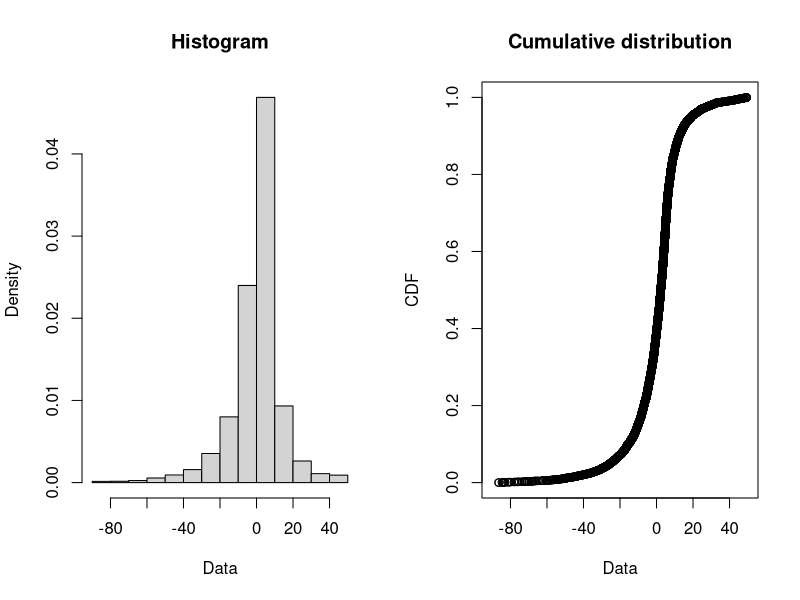
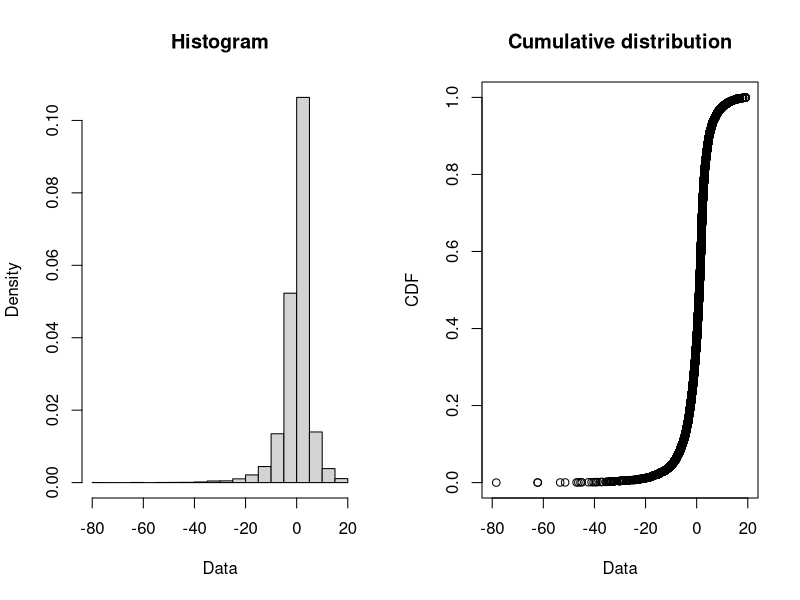
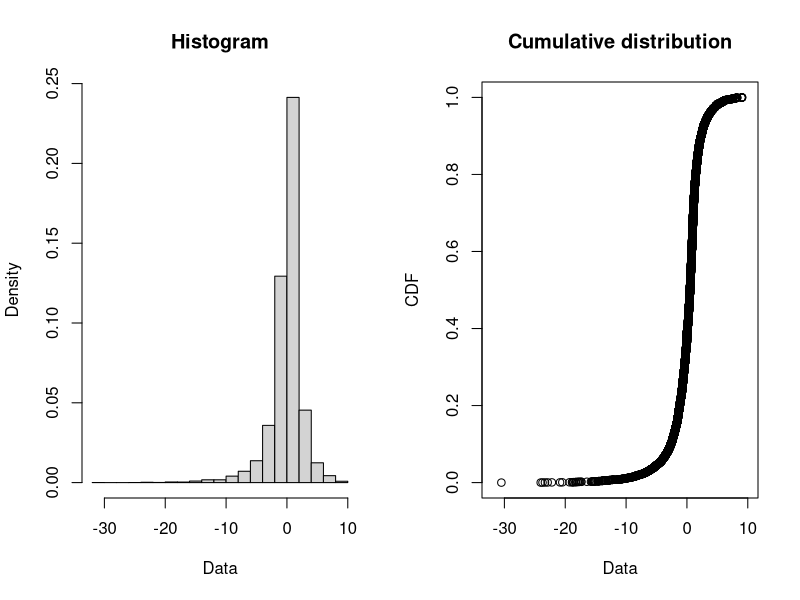
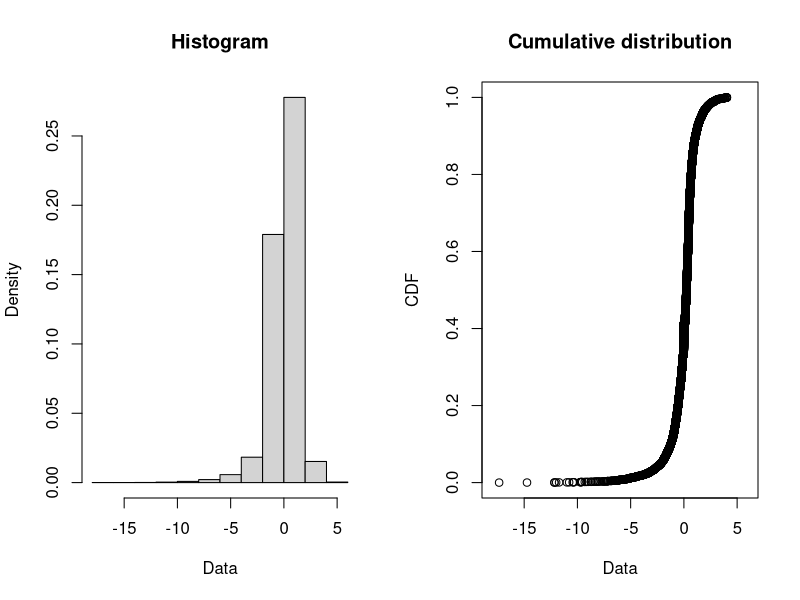
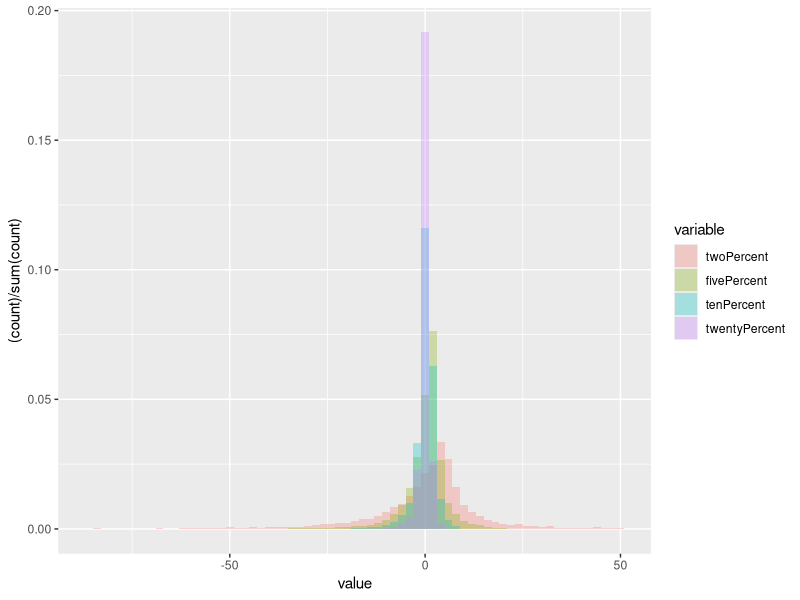
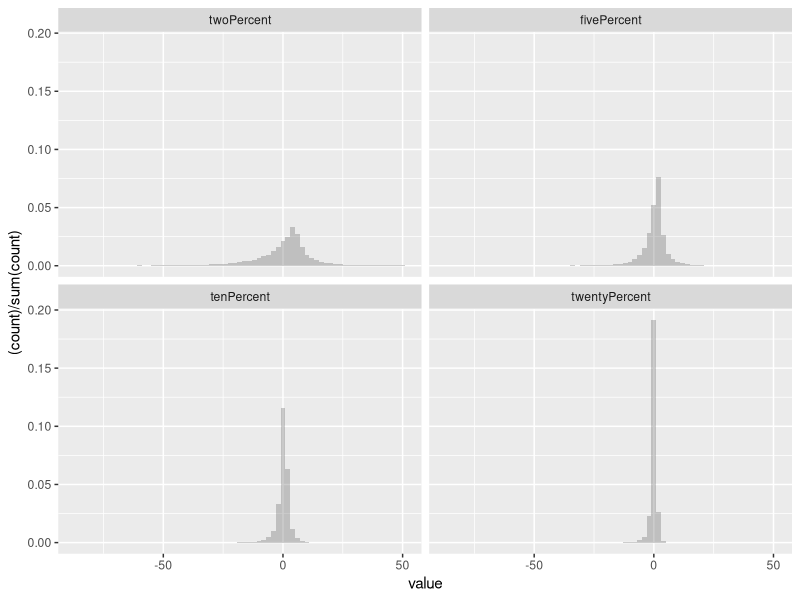

Generate these figures, in order, with R:
library(fitdistrplus)
library(ggplot2)
library(reshape2)
sampleSize <- c(.02,.05,.1,.2)
df <- data.frame()
for(j in 1:4){
  percentError <- c()
  for(i in 1:10000){
    sizeN <- sample(100:1000, 1)
    sample <- sample(1:sizeN, sampleSize[j]*sizeN,replace=FALSE)
    estimateN <- (max(sample)*((length(sample)+1)/length(sample))) - 1
    df[i,j] <- ((estimateN - sizeN)/sizeN) * 100
    
  }
  
}

###Graph the data
col <-  c("twoPercent","fivePercent","tenPercent","twentyPercent")
colnames(df) <- col

melt_df <- melt(df)
head(melt_df)


##two different graphs - one overlayed, the other seperated into four different plots
g <- ggplot(melt_df) + geom_histogram(aes(x=value,y=(..count..)/sum(..count..), fill=variable),
                                 alpha=0.3, binwidth=2, position="identity")

e <- ggplot(melt_df) + geom_histogram(aes(x=value,y=(..count..)/sum(..count..)),
                                      alpha=0.3, binwidth=2, position="identity")
e <- e + facet_wrap(~variable)

###different graphs with cdfs
plotdist(df$twoPercent)
plotdist(df$fivePercent)
plotdist(df$tenPercent)
plotdist(df$twentyPercent)
g
e
